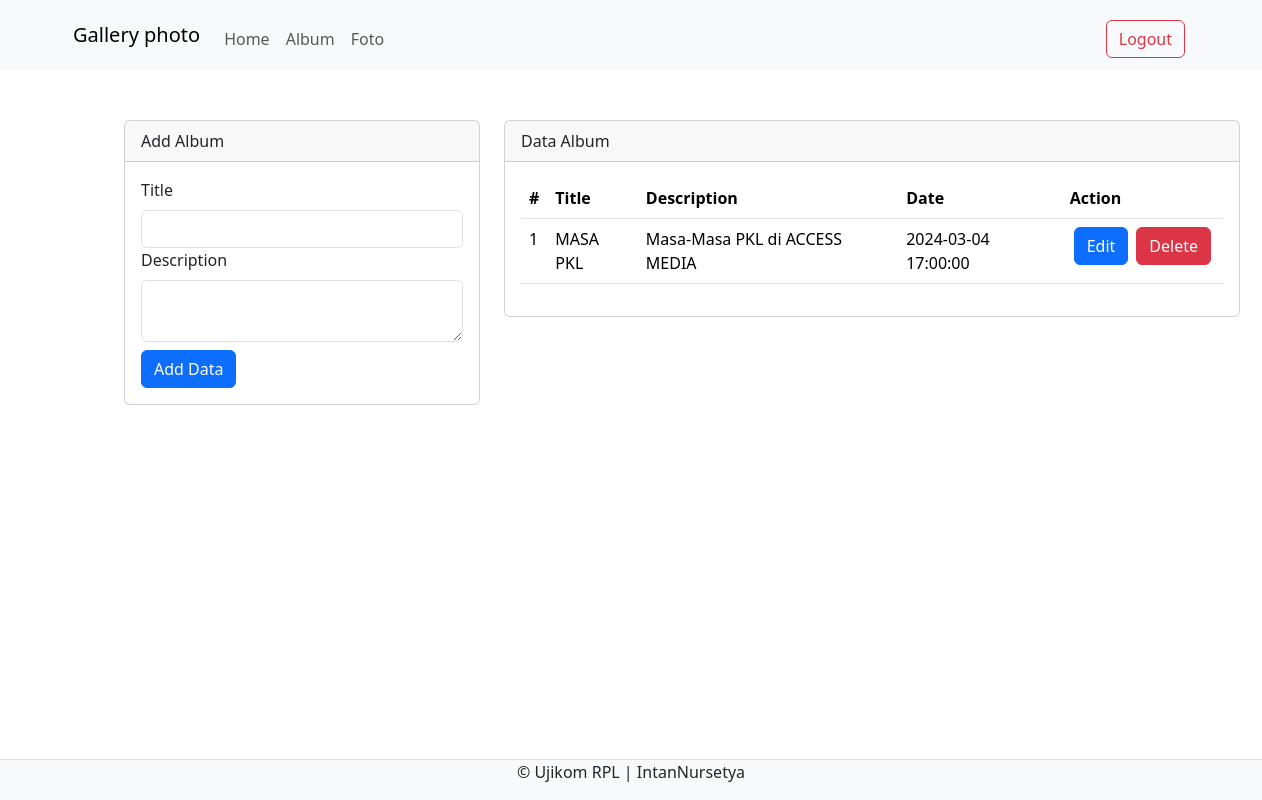
Page /users/album.php (signed in) on the committed database.
### tables this page shows
CREATE TABLE `albums` (
  `album_id` int(11) NOT NULL,
  `user_id` int(11) NOT NULL,
  `title` varchar(100) NOT NULL,
  `description` text NOT NULL,
  `created_at` timestamp NOT NULL DEFAULT current_timestamp() ON UPDATE current_timestamp()
);

### users/album.php (the view, shortened to what this page needs)
<?php
include '../config/koneksi.php';
?>
<!DOCTYPE html>
<html lang="en">
<head>
    <link rel="stylesheet" type="text/css" href="../assets/css/bootstrap.min.css">
</head>
<body>
<nav class="navbar navbar-expand-lg bg-body-tertiary fixed-top">
        <div class="container">
            <a class="navbar-brand" href="index.php">Gallery photo</a>
            <div class="collapse navbar-collapse mt-2" id="navbarNavAltMarkup">
                <div class="navbar-nav me-auto">
                    <a href="home.php" class="nav-link">Home</a>
                    <a href="album.php" class="nav-link">Album</a>
                    <a href="foto.php" class="nav-link">Foto</a>
                </div>
                <a href="../config/aksi_logout.php" class="btn btn-outline-danger m-1">Logout</a>
            </div>
        </div>
    </nav>
    <div class="container " style="margin:7em">
        <div class="row">
            <div class="col-md-4">
                <div class="card mt-2">
                    <div class="card-header">Add Album</div>
                    <div class="card-body">
                        <form action="../config/aksi_album.php" method="POST">
                            <label class="form-label">Title</label>
                            <input type="text" name="title" class="form-control" required>
                            <label class="form-label">Description</label>
                            <textarea class="form-control" name="description" required></textarea>
                            <button type="submit" class="btn btn-primary mt-2" name="tambah">Add Data</button>
                        </form>
                    </div>
                </div>
            </div>
            <div class="col-md-8">
                <div class="card mt-2">
                    <div class="card-header">Data Album</div>
                    <div class="card-body">
                        <table class="table">
                            <thead>
                                <tr>
                                    <th>#</th>
                                    <th>Title</th>
                                    <th>Description</th>
                                    <th>Date</th>
                                    <th>Action</th>
                                </tr>
                            </thead>
                            <tbody>
                                <?php
                                $no = 1;
                                $sql = mysqli_query($koneksi,  "SELECT * FROM albums WHERE user_id = {$_SESSION['user_id']} ");
                                while($data = mysqli_fetch_assoc($sql)){
                                ?>
                                <tr>
                                    <td><?php echo $no++?></td>
                                    <td><?php echo $data['title'] ?></td>
                                    <td><?php echo $data['description'] ?></td>
                                    <td><?php echo $data['created_at'] ?></td>
                                    <td>
                                        <div class="btn-group" role="group" aria-label="Basic example">
                                            <button type="button" class="btn btn-primary mx-1 rounded"
                                                data-bs-toggle="modal"
                                                data-bs-target="#edit<?php echo $data['album_id']?>">Edit</button>
                                            <button type="button" class="btn btn-danger mx-1 rounded"
                                                data-bs-toggle="modal"
                                                data-bs-target="#Hapus<?php echo $data['album_id']?>">Delete</button>
                                        </div>
                                    </td>
                                </tr>
                                <?php } ?>
                            </tbody>
                        </table>
                    </div>
                </div>
            </div>
        </div>
    </div>
    <footer class="d-flex justify-content-center border-top mt-3 bg-light fixed-bottom">
        <p>&copy; Ujikom RPL | IntanNursetya</p>
    </footer>
</body>
</html>

### rows in the picture
albums: title "MASA PKL", description "Masa-Masa PKL di ACCESS MEDIA", created_at "2024-03-04 17:00:00"
